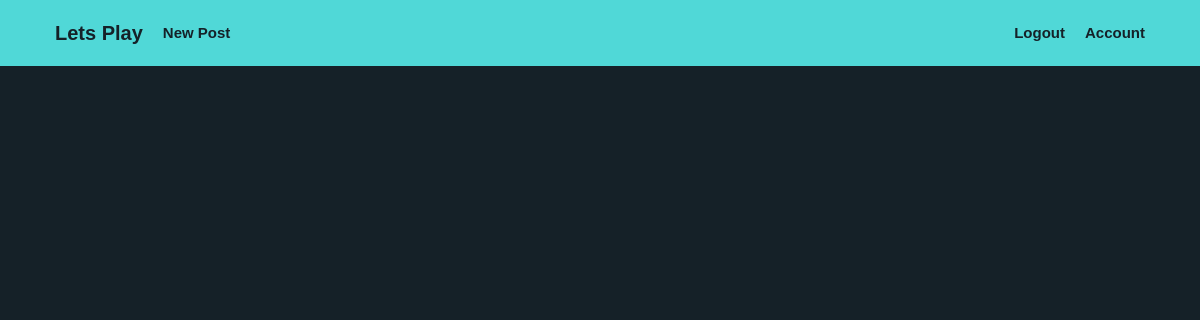
The page /home (signed in) on the database as committed earlier.
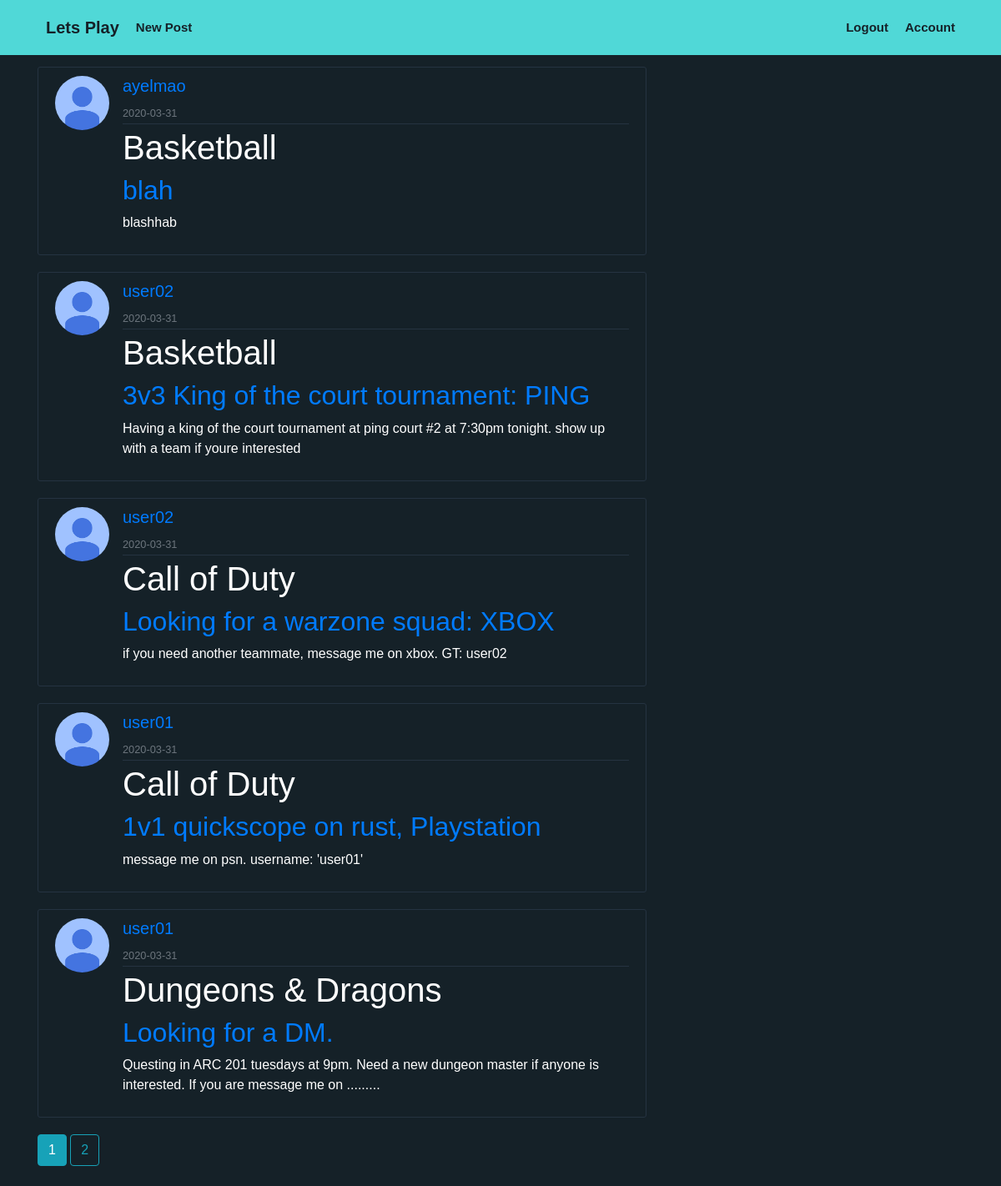
The same page on the database as committed later.
### src/models.py (models this page shows, shortened)
class Post(db.Model):
    id = db.Column(db.Integer, primary_key=True)
    title = db.Column(db.String(25), nullable=False)  #optional title to post
    game = db.Column(db.String(100),nullable=True ) #Change to entered from menu on form
    date_posted = db.Column(db.DateTime, nullable=False, default=datetime.utcnow)
    content = db.Column(db.Text, nullable=False)
    user_id = db.Column(db.Integer, db.ForeignKey('user.id'), nullable=False)

class User(db.Model, UserMixin):
    id = db.Column(db.Integer, primary_key=True)                                #Each user is given a unique id number
    firstname = db.Column(db.String(20),  nullable=True)
    last_name = db.Column(db.String(20),  nullable=True)                             #User's full name
    username = db.Column(db.String(20), unique=True, nullable=False)            #Each user will be able to create a unique username of length 20
    email = db.Column(db.String(50), unique=True, nullable=False)              #Every user will need to register with an email address (maybe?)
    image_file = db.Column(db.String(20), nullable=False, default='default.jpg')#Each user has a profile pic. uploaded or default
    password = db.Column(db.String(64), nullable=False)                         #Users will have a password of up to size 64 chars
    posts = db.relationship('Post', backref='author', lazy=True)              #Posts from users will be associated with them? (maybe?)
    zipcode = db.Column(db.String(5), nullable=False)
    bio = db.Column(db.String(144), nullable=True)

### src/main/routes.py (the view)
@main.route('/home')
@login_required
def home():
    if not (current_user.is_authenticated):
        return redirect(url_for('user.login'))
    page = request.args.get('page',1, type=int)
    posts = Post.query.order_by(Post.date_posted.desc()).paginate(page=page,per_page=5)##posts per page:
    return render_template('home.html',posts=posts)

### src/models.py (called while the page is built)
@login_manager.user_loader
def load_user(user_id):
    return User.query.get(int(user_id))

### src/templates/home.html (shortened to what this page needs)
{% extends "layout.html" %}
{% block content %}
    {% for post in posts.items %}
        <article class="media content-section">
            <img class="rounded-circle article-img" src="{{ url_for('static', filename='profile_pics/' + post.author.image_file) }}">
            <div class="media-body">
              <div class="article-metadata">
                <h5 class="username" style="text-decoration: none; color: rgb(136,153,166);"> <a stlye="color:rgb(136,153,166);" href="{{url_for('users.user_page', username=post.author.username) }}">{{ post.author.username }}</a> </h5>
                <small class="text-muted">{{ post.date_posted.strftime('%Y-%m-%d') }}</small>
              </div>
              <h1> {{ post.game }}</h1>
              <h2><a class="article-title" href="{{url_for('posts.post', post_id=post.id )}}">{{ post.title }}</a></h2>
              <p class="article-content">{{ post.content }}</p>
            </div>
        </article>
    {% endfor %}
    {% for page_num in posts.iter_pages(left_edge=1, right_edge=1, left_current=1, right_current=2) %}
      {% if page_num %}
      {% if posts.page==page_num %}
        <a class="btn btn-info mb-4" href="{{ url_for('main.home', page=page_num) }}">{{ page_num }}</a>
      {% else %}
        <a class="btn btn-outline-info mb-4" href="{{ url_for('main.home', page=page_num) }}">{{ page_num }}</a>
      {% endif %}
    {% else %}
        ...
      {% endif %}
    {% endfor %}
{%endblock%}

### src/templates/layout.html (shortened to what this page needs)
<!DOCTYPE html>
<html lang="en" dir="ltr">
  <head>
    <link rel="stylesheet" href="https://stackpath.bootstrapcdn.com/bootstrap/4.3.1/css/bootstrap.min.css">
    <link rel="stylesheet" type="text/css" href="{{url_for('static', filename='main.css') }}">
    <link rel="stylesheet" href="https://use.fontawesome.com/releases/v5.7.2/css/all.css">
    <link rel="stylesheet" href="https://stackpath.bootstrapcdn.com/font-awesome/4.7.0/css/font-awesome.min.css">
  </head>
  <body>
<header class="site-header">
        <nav class="navbar navbar-expand-md navbar-dark bg-steel fixed-top">
            <div class="container">
            <a class="nav-bar-title" href="{{ url_for('main.home')}}">Lets Play</a>
            <div class="collapse navbar-collapse" id="navbarToggle">
                <div class="navbar-nav mr-auto">
                {% if current_user.is_authenticated %}
                  <a class="nav-bar-item" href="{{ url_for('posts.new_post') }}">New Post </a>
                {% endif %}
                </div>
                <div class="navbar-nav">
                {% if current_user.is_authenticated %}
                <a class="nav-bar-item" href="{{ url_for('users.logout') }}">Logout</a>
                <a class="nav-bar-item" href="{{ url_for('users.account') }}">Account</a>
                {% else %}
                    <a class="nav-bar-item" href="{{ url_for('users.login') }}">Login</a>
                    <a class="nav-bar-item" href="{{ url_for('users.register') }}">Register</a>
                {% endif %}
                </div>
            </div>
            </div>
        </nav>
        </header>
            <main role="main" class="container">
              <div class="row">
                  <div class="col-md-8">
                  {% block content %}{% endblock %}
                  </div>
              </div>
              </main>
  </body>
</html>

### src/static/main.css (style rules this page uses)
body { background-color: rgb(21,33,40); background-size: 400% 400%; margin-top: 5rem; font-family: Helvetica; }
h1, h2, h3, h4, h5, h6, p { color: #ffffff; }
.bg-steel { background-color: rgb(80,216,215); }
.nav-bar-title, .nav-bar-title:hover { color: #152128; padding-bottom: 10px; padding-left: 10px; padding-right: 10px; padding-top: 10px; font-size: 20px; font-stretch: 100%; font-weight: 700; align-items: center; cursor: pointer; text-decoration: none; }
.nav-bar-item, .nav-bar-item:hover { color: #152128; padding-bottom: 10px; padding-left: 10px; padding-right: 10px; padding-top: 10px; font-size: 15px; font-stretch: 100%; font-weight: 700; align-items: center; cursor: pointer; text-decoration:none }
.content-section { background: #152128;; padding: 10px 20px; border: 1px solid rgb(37, 51, 65); border-radius: 3px; margin-bottom: 20px; color: #ffffff; }
.article-content { white-space: pre-line; }
.article-img { height: 65px; width: 65px; margin-right: 16px; }
.article-metadata { padding-bottom: 1px; margin-bottom: 4px; border-bottom: 1px solid rgb(37, 51, 65); }
.username, .user-details { color: rgb(136,153,166) !important; }

Rows that differ between the two databases and show on the page:
added Post: image_file (placeholder picture), author.username "ayelmao", date_posted "2020-03-31", game "Basketball", title "blah", content "blashhab"
added Post: image_file (placeholder picture), author.username "user02", date_posted "2020-03-31", game "Basketball", title "3v3 King of the court tournament: PING", content "Having a king of the court tournament at ping court #2 at 7:30pm tonight. show up with a team if youre interested"
added Post: image_file (placeholder picture), author.username "user02", date_posted "2020-03-31", game "Call of Duty", title "Looking for a warzone squad: XBOX", content "if you need another teammate, message me on xbox. GT: user02"
added Post: image_file (placeholder picture), author.username "user01", date_posted "2020-03-31", game "Call of Duty", title "1v1 quickscope on rust, Playstation", content "message me on psn. username: 'user01'"
added Post: image_file (placeholder picture), author.username "user01", date_posted "2020-03-31", game "Dungeons & Dragons", title "Looking for a DM.", content "Questing in ARC 201 tuesdays at 9pm. Need a new dungeon master if anyone is interested. If you are message me on ........."
Other text that changed with them:
new list line: "1"
new list line: "2"
